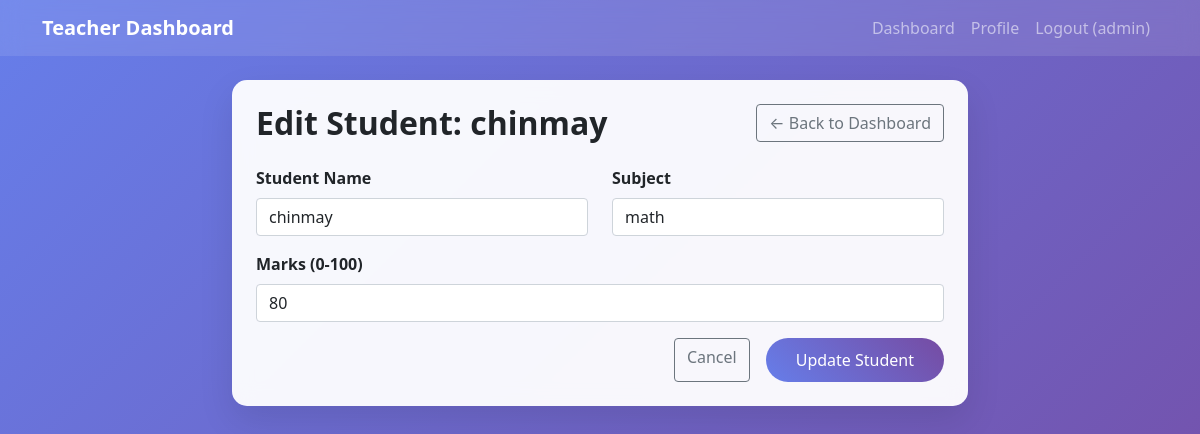
Page /edit-student/1/ (signed in) on the committed database.
### WebApp/models.py (models this page shows, shortened)
class Student(models.Model):
    id = models.AutoField(primary_key=True)
    name = models.CharField(max_length=100)
    subject = models.CharField(max_length=100)
    marks = models.IntegerField()
    created_at = models.DateTimeField(auto_now_add=True)
    updated_at = models.DateTimeField(auto_now=True)
    class Meta:
        ordering = ['-created_at']

### WebApp/views.py (the view)
# urls.py: path('edit-student/<int:student_id>/', views.edit_student_view, name='edit_student'),
@login_required
def edit_student_view(request, student_id):
    student = get_object_or_404(Student, id=student_id)
    if request.method == 'POST':
        form = StudentForm(request.POST, instance=student)
        if form.is_valid():
            form.save()
            messages.success(request, 'Student updated successfully!')
            return redirect('dashboard')
        else:
            messages.error(request, 'Please correct the errors below.')
    else:
        form = StudentForm(instance=student)
    return render(request, 'auth/edit_student.html', {'form': form, 'student': student})

### WebApp/forms.py (shortened to what this page needs)
class StudentForm(forms.ModelForm):
    class Meta:
        model = Student
        fields = ['name', 'subject', 'marks']
        widgets = {
            'name': forms.TextInput(attrs={'class': 'form-control', 'placeholder': 'Enter student name'}),
            'subject': forms.TextInput(attrs={'class': 'form-control', 'placeholder': 'Enter subject'}),
            'marks': forms.NumberInput(attrs={
                'class': 'form-control',
                'min': 0,
                'max': 100
            }),
        }

### templates/auth/edit_student.html (shortened to what this page needs)
{% extends 'auth/base.html' %}
{% block content %}
<div class="container mt-4">
    <div class="row justify-content-center">
        <div class="col-md-8">
            <div class="auth-card p-4">
                <div class="d-flex justify-content-between align-items-center mb-4">
                    <h2 class="fw-bold text-dark mb-0">Edit Student: {{ student.name }}</h2>
                    <a href="{% url 'dashboard' %}" class="btn btn-outline-secondary">
                        ← Back to Dashboard
                    </a>
                </div>
                <form method="post">
                    <div class="row">
                        <div class="col-md-6 mb-3">
                            <label for="{{ form.name.id_for_label }}" class="form-label fw-bold">Student Name</label>
                            {{ form.name }}
                        </div>
                        <div class="col-md-6 mb-3">
                            <label for="{{ form.subject.id_for_label }}" class="form-label fw-bold">Subject</label>
                            {{ form.subject }}
                        </div>
                    </div>
                    <div class="mb-3">
                        <label for="{{ form.marks.id_for_label }}" class="form-label fw-bold">Marks (0-100)</label>
                        {{ form.marks }}
                    </div>
                    <div class="d-grid gap-2 d-md-flex justify-content-md-end">
                        <a href="{% url 'dashboard' %}" class="btn btn-outline-secondary me-md-2">Cancel</a>
                        <button type="submit" class="btn btn-custom">Update Student</button>
                    </div>
                </form>
            </div>
        </div>
    </div>
</div>
{% endblock %}

### templates/auth/base.html (shortened to what this page needs)
<!DOCTYPE html>
<html lang="en">
<head>
    <link href="https://cdnjs.cloudflare.com/ajax/libs/bootstrap/5.1.3/css/bootstrap.min.css" rel="stylesheet">
</head>
<body>
    {% if user.is_authenticated %}
    <nav class="navbar navbar-expand-lg navbar-dark navbar-custom">
        <div class="container">
            <a class="navbar-brand" href="{% url 'dashboard' %}">
                <strong>Teacher Dashboard</strong>
            </a>
            <div class="navbar-nav ms-auto">
                <a class="nav-link" href="{% url 'dashboard' %}">Dashboard</a>
                <a class="nav-link" href="{% url 'profile' %}">Profile</a>
                <a class="nav-link" href="{% url 'logout' %}">Logout ({{ user.username }})</a>
            </div>
        </div>
    </nav>
    {% endif %}
    {% block content %}
    {% endblock %}
</body>
</html>

### templates/auth/base.html (style rules this page uses)
body { background: linear-gradient(135deg, #667eea 0%, #764ba2 100%); min-height: 100vh; }
.auth-card { background: rgba(255, 255, 255, 0.95); border-radius: 15px; box-shadow: 0 15px 35px rgba(0, 0, 0, 0.1); backdrop-filter: blur(10px); }
.navbar-custom { background: rgba(255, 255, 255, 0.1); backdrop-filter: blur(10px); }
.btn-custom { background: linear-gradient(45deg, #667eea, #764ba2); border: none; border-radius: 25px; padding: 10px 30px; color: white; font-weight: 500; transition: all 0.3s ease; }

### rows in the picture
Student: name "chinmay", subject "math", marks "80"

### other values in the picture
{{ user.username }} "admin"
